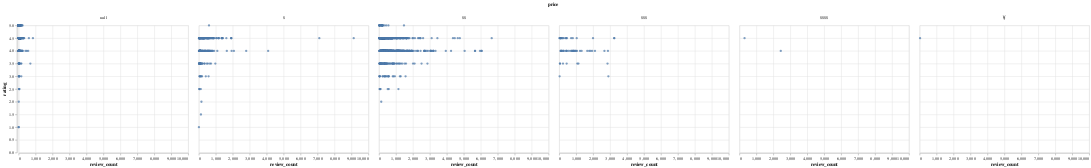

Write notebook code for a chart like this one.
### Code cell
from altair import *

Chart(df_restaurants).mark_circle().encode(
    x="review_count",
    y="rating",
    column = "price"
)

### Figure 1 — Vega-Lite specification as saved in the notebook (floating-point values rounded to 4 significant figures; data arrays with more than 128 entries replaced by an {"elided": "..."} marker saying what was removed)
{"config": {"view": {"continuousWidth": 400, "continuousHeight": 300}}, "data": {"name": "data-b673e83df8bfa1b6dacb77279441a61f"}, "mark": "circle", "encoding": {"column": {"type": "nominal", "field": "price"}, "x": {"type": "quantitative", "field": "review_count"}, "y": {"type": "quantitative", "field": "rating"}}, "$schema": "https://vega.github.io/schema/vega-lite/v4.8.1.json", "datasets": {"data-b673e83df8bfa1b6dacb77279441a61f": {"elided": "1360 records"}}}
